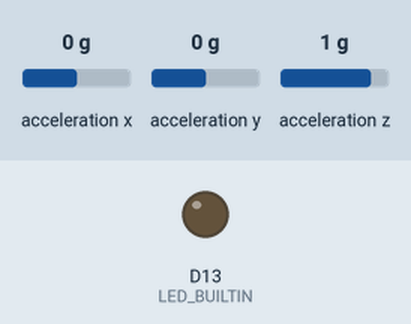
This sketch was run on a simulated Arduino Nano 33 BLE. On the bench: output pins drawn as LEDs (lit = HIGH). Inputs (shaded band) come from the test bench; at power-on: acceleration x 0 g, acceleration y 0 g, acceleration z 1 g. Nothing arrives over Bluetooth unless stated; a phone connects over Bluetooth LE 3 s after start.

Above: at 0.1 s.
At 3.1 s:
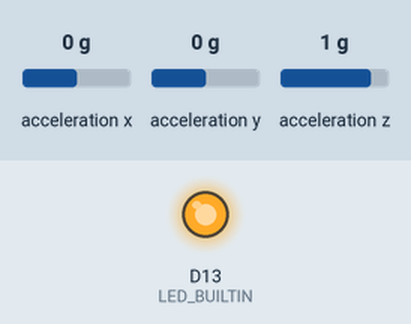
Timing chart, 0 to 4.6 s (numbered marks = the images above):
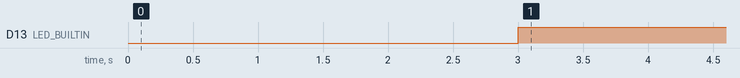

The sketch:

acc_led.ino
```cpp
#include <ArduinoBLE.h>
#include <Arduino_LSM9DS1.h>

BLEService ledService("19B10010-E8F2-537E-4F6C-D104768A1214"); // create service

// create switch characteristic and allow remote device to read and write
BLEByteCharacteristic ledCharacteristic("19B10011-E8F2-537E-4F6C-D104768A1214", BLERead | BLEWrite);
// create button characteristic and allow remote device to get notifications
BLEByteCharacteristic gestureCharacteristic("19B10012-E8F2-537E-4F6C-D104768A1214", BLERead | BLENotify);


void setup() {
  //Serial.begin(9600);
  //while (!Serial);

 // begin initialization
  if (!BLE.begin()) {
    //Serial.println("starting BLE failed!");

    while (1);
  }

  pinMode(LED_BUILTIN, OUTPUT);
   if (!IMU.begin()) {
    //Serial.println("Failed to initialize IMU!");
    while (1);
  }


   // set the local name peripheral advertises
  BLE.setLocalName("AccelLED");
  // set the UUID for the service this peripheral advertises:
  BLE.setAdvertisedService(ledService);

  // add the characteristics to the service
  ledService.addCharacteristic(ledCharacteristic);
  ledService.addCharacteristic(gestureCharacteristic);

  // add the service
  BLE.addService(ledService);

  ledCharacteristic.writeValue(0);
  gestureCharacteristic.writeValue(0);

  // start advertising
  BLE.advertise();

  //Serial.println("Bluetooth device active, waiting for connections...");
  //Serial.println("Detecting gestures ...");

}

void loop() {
  // listen for BLE peripherals to connect:
  BLEDevice central = BLE.central();
  BLE.poll();

  if (central) {
    //Serial.print("Connected to central: ");
    // print the central's MAC address:
    //Serial.println(central.address());
  digitalWrite(LED_BUILTIN, HIGH);
    // while the central is still connected to peripheral:
    while (central.connected()) {
      float x, y, z;

  if (IMU.accelerationAvailable()) {
    // a gesture was detected, read and print to serial monitor
    delay(500);
    IMU.readAcceleration(x, y, z);

      if(y < -0.3) {
        char g = 'f';
        ledCharacteristic.writeValue(g);
        gestureCharacteristic.writeValue(g);
      }
      else if(y > 0.3){
        char g = 'o';
        ledCharacteristic.writeValue(g);
        gestureCharacteristic.writeValue(g);
      }

  }
    }
}
}
```

Measured:
- by itself, D13 (LED_BUILTIN): LOW → HIGH at 3.0 s
